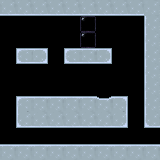

This is a level from a 2D game, rendered from its Tiled map with the project's own tilesets. A one-line summary and the complete map file follow:
An orthogonal 10x10 tile map with 16x16 px tiles, 1 tile layer (Tile Layer 1) and 4 objects (block, player_spawn, door, button).

<map version="1.10" tiledversion="1.10.2" orientation="orthogonal" renderorder="right-down" width="10" height="10" tilewidth="16" tileheight="16" infinite="0" nextlayerid="4" nextobjectid="9">
 <tileset firstgid="1" source="tiles.tsx" />
 <layer id="1" name="Tile Layer 1" width="10" height="10">
  <data encoding="csv">
15,15,15,15,15,15,15,15,15,9,
0,0,0,0,0,1,0,0,0,8,
0,0,0,0,0,1,0,0,0,8,
0,20,22,0,20,21,22,0,0,8,
0,0,0,0,0,0,0,0,0,8,
0,0,0,0,0,0,0,0,0,8,
0,2,3,3,3,3,19,4,0,8,
0,14,15,15,15,15,15,16,0,14,
0,0,0,0,0,0,0,0,0,0,
3,3,3,3,3,3,3,3,3,3
</data>
 </layer>
 <objectgroup id="2" name="Object Layer 1">
  <object id="1" name="Block" type="block" gid="7" x="49.8278" y="78.2732" width="12.4729" height="12.4729" />
  <object id="5" name="Player Spawn" type="player_spawn" x="31.7443" y="42.6196">
   <point />
  </object>
  <object id="7" name="Door" type="door" gid="24" x="144" y="144" width="16" height="16">
   <properties>
    <property name="onTrigger" value="open" />
   </properties>
  </object>
  <object id="8" name="Button" type="button" gid="12" x="96" y="96" width="16" height="16">
   <properties>
    <property name="onImage" type="int" value="17" />
    <property name="trigger" type="object" value="7" />
   </properties>
  </object>
 </objectgroup>
</map>
